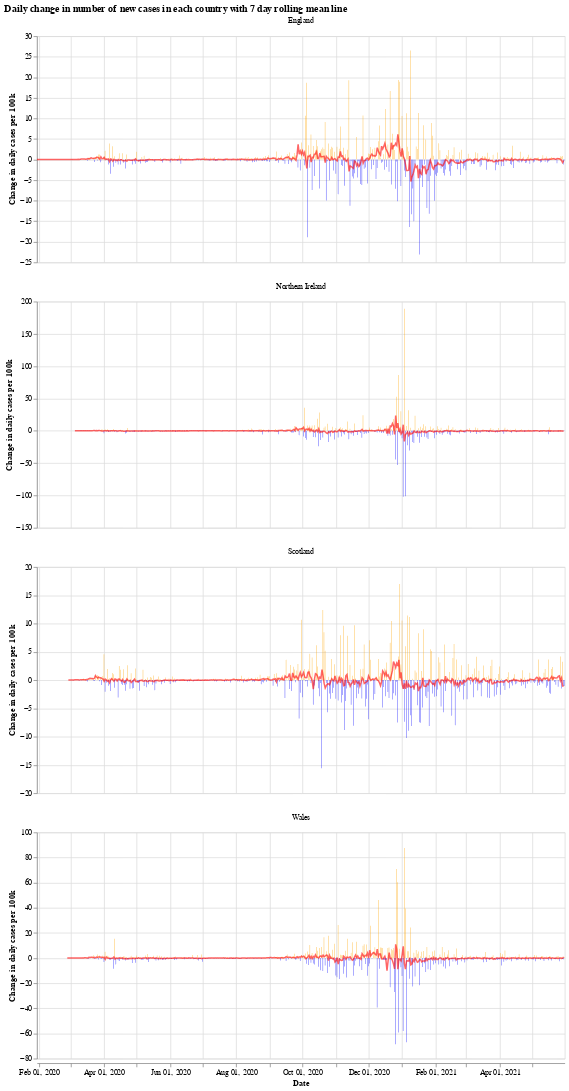

Here is the notebook cell this chart was saved with:
### Markdown cell above
We will use the Python library `Altair` for visualising the data, see the [altair docs](https://altair-viz.github.io/) for more information.

First we have a graph which shows the daily change in the number of new cases for each country. This number jumps up and down all over the place, which is likely due to delay in reporting of new cases over the weekend. Another interesting thing is that it looks like the daily cases in Wales experienced a much shorter period of calm over the summer (calm in the sense of daily cases not jumping up and down).

The orange bars are days when the number of new cases (per 100k population) was more than the previous day, while the blue are days when the number of new cases dropped. The red line is the 7 day moving average. 

When the moving average line is below 0, it means that there is a consistent drop in new cases. We can see this clearly happening around the times that lockdowns were introduced (though, to varying degrees). I will update the graphs soon with a marker of when each lockdown started.

### Code cell
# collapse
import altair as alt

bars = alt.Chart(uk_cases).mark_bar().encode(
    x=alt.X("yearmonthdate(date):T", axis=alt.Axis(title='Date')),
    y=alt.Y("casesChangeRate:Q", axis=alt.Axis(title='Change in daily cases per 100k')),
    tooltip='casesChange',
    color=alt.condition(
        alt.datum.casesChangeRate > 0,
        alt.value("orange"),  # The positive color
        alt.value("blue")  # The negative color
    )
).properties(title='Daily change in number of new cases with 7 day rolling mean',width=700).interactive()

line = alt.Chart(uk_cases).mark_line(
    color='red',
    size=2,
    opacity=0.6
).transform_window(
    rolling_mean='mean(casesChangeRate)',
    frame=[0, 7],
    groupby=['areaName']
).encode(
    x='yearmonthdate(date):T',
    y='rolling_mean:Q'
)

alt.layer(bars, line, data=uk_cases).facet(alt.Column(
    'areaName', title=''), columns=1).resolve_scale(y='independent').properties(title='Daily change in number of new cases in each country with 7 day rolling mean line')

### Figure 1 — Vega-Lite specification as saved in the notebook (floating-point values rounded to 4 significant figures; data arrays with more than 128 entries replaced by an {"elided": "..."} marker saying what was removed)
{"config": {"view": {"continuousWidth": 400, "continuousHeight": 300}}, "data": {"name": "data-f4ba2ae20fa684ca38861e5e036fe4df"}, "facet": {"type": "nominal", "field": "areaName", "title": ""}, "spec": {"layer": [{"mark": "bar", "encoding": {"color": {"condition": {"value": "orange", "test": "(datum.casesChangeRate > 0)"}, "value": "blue"}, "tooltip": {"type": "quantitative", "field": "casesChange"}, "x": {"type": "temporal", "axis": {"title": "Date"}, "field": "date", "timeUnit": "yearmonthdate"}, "y": {"type": "quantitative", "axis": {"title": "Change in daily cases per 100k"}, "field": "casesChangeRate"}}, "selection": {"selector001": {"type": "interval", "bind": "scales", "encodings": ["x", "y"]}}, "title": "Daily change in number of new cases with 7 day rolling mean", "width": 700}, {"mark": {"type": "line", "color": "red", "opacity": 0.6, "size": 2}, "encoding": {"x": {"type": "temporal", "field": "date", "timeUnit": "yearmonthdate"}, "y": {"type": "quantitative", "field": "rolling_mean"}}, "transform": [{"window": [{"op": "mean", "field": "casesChangeRate", "as": "rolling_mean"}], "frame": [0, 7], "groupby": ["areaName"]}]}]}, "columns": 1, "resolve": {"scale": {"y": "independent"}}, "title": "Daily change in number of new cases in each country with 7 day rolling mean line", "$schema": "https://vega.github.io/schema/vega-lite/v4.8.1.json", "datasets": {"data-f4ba2ae20fa684ca38861e5e036fe4df": {"elided": "1856 records"}}}
